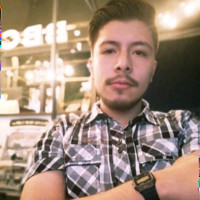
#> input picture Experiment/Source/HaarCascade_/0.jpg, 200 x 200 px, given in place of the camera
$ python MouthHaarCascadeVIdeo.py
#> lines starting #> are read from the running program, lines starting #| are printed output that depends on the picture
import cv2

mouth_cascade = cv2.CascadeClassifier('haarcascade_mcs_mouth.xml')

if mouth_cascade.empty():
  raise IOError('Unable to load the mouth cascade classifier xml file')

cap = cv2.VideoCapture(0)
ds_factor = 0.5

while True:
    ret, frame = cap.read()
#> frame is the input picture: shape (200, 200, 3); mean B, G, R 123.2, 139.5, 162.2
    frame = cv2.resize(frame, None, fx=ds_factor, fy=ds_factor, interpolation=cv2.INTER_AREA)
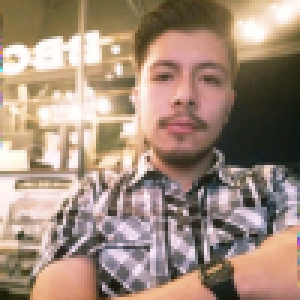
#> frame: shape (100, 100, 3) (shown 3 times larger); mean B, G, R 123.4, 139.6, 162.3
    gray = cv2.cvtColor(frame, cv2.COLOR_BGR2GRAY)
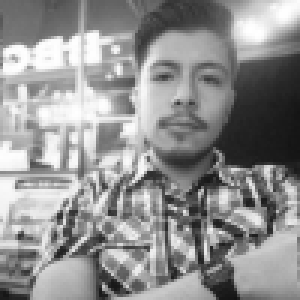
#> gray: shape (100, 100) (shown 3 times larger); min 18, max 255, mean 144.5

    mouth_rects = mouth_cascade.detectMultiScale(gray, 1.7, 11)
#> mouth_rects = ()
    for (x,y,w,h) in mouth_rects:
        y = int(y - 0.15*h)
        cv2.rectangle(frame, (x,y), (x+w,y+h), (0,255,0), 3)
        break
#> this loop made 0 passes

    cv2.imshow('Mouth Detector', frame)

    c = cv2.waitKey(1)
#> (key Esc is pressed here)
    if c == 27:
        break

cap.release()
cv2.destroyAllWindows()

$ run again, on Experiment/Source/HaarCascade_/C.jpg
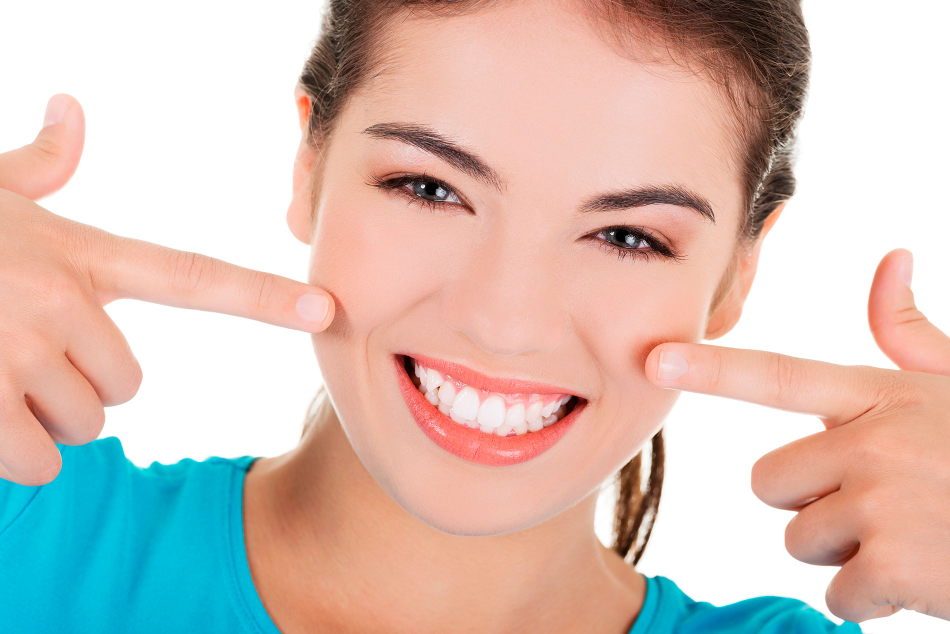
#> input picture Experiment/Source/HaarCascade_/C.jpg, 1900 x 1268 px, given in place of the camera (shown at 1/2 size)
#> frame is the input picture: shape (1268, 1900, 3); mean B, G, R 183.4, 192.5, 211.9
#> `gray = cv2.cvtColor(frame, cv2.COLOR_BGR2GRAY)`:
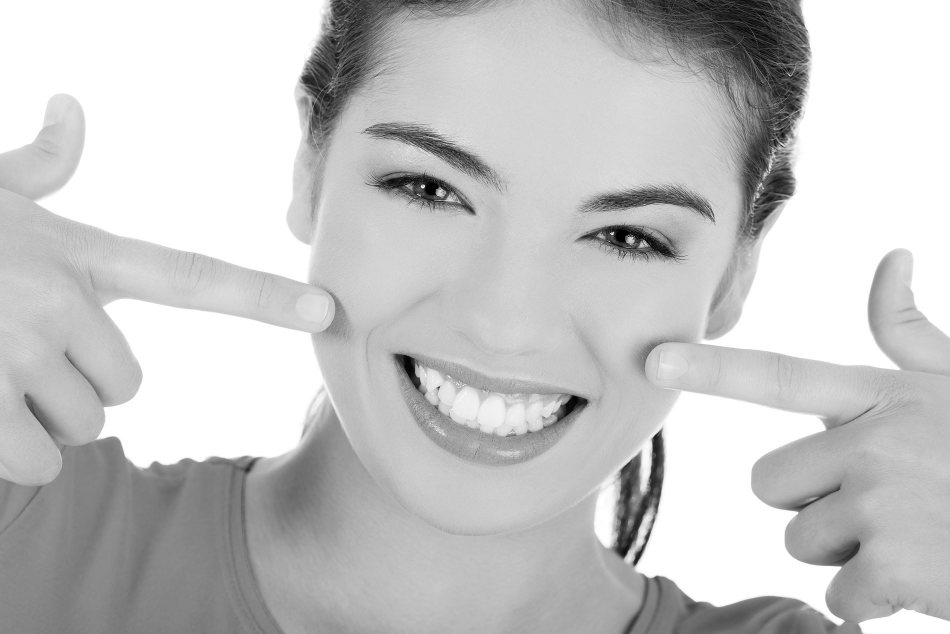
#> gray: shape (634, 950); min 0, max 255, mean 197.3
#> mouth_rects = [[395, 360, 209, 125]]
#> the loop `for (x,y,w,h) in mouth_rects:` made 1 pass
#> (x, y, w, h) on pass 1: (395, 341, 209, 125)
#> after the loop `for (x,y,w,h) in mouth_rects:`:
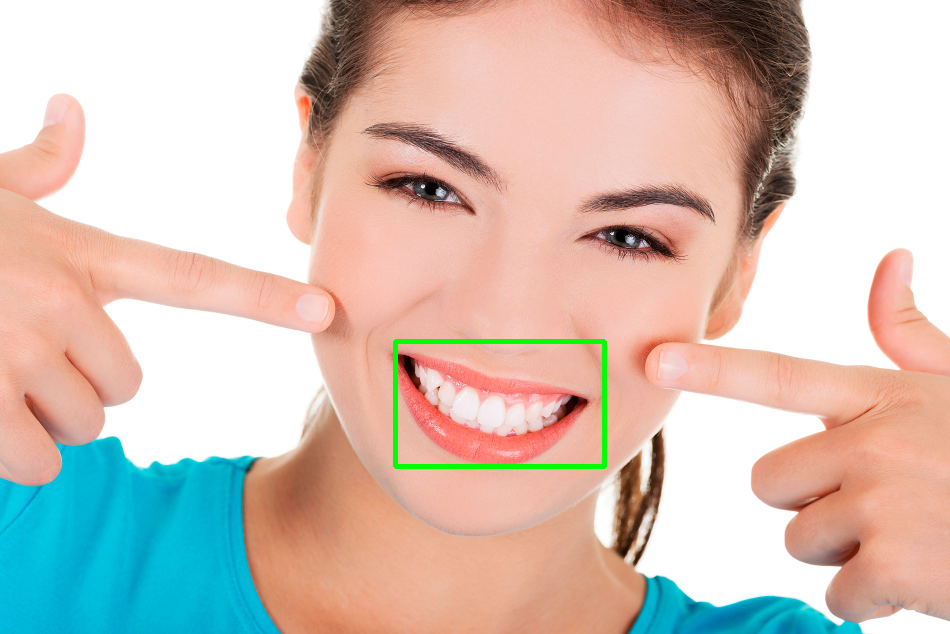
#> frame: shape (634, 950, 3); mean B, G, R 182.6, 193, 210.7

$ run again, on Experiment/Source/HaarCascade_/D.jpg
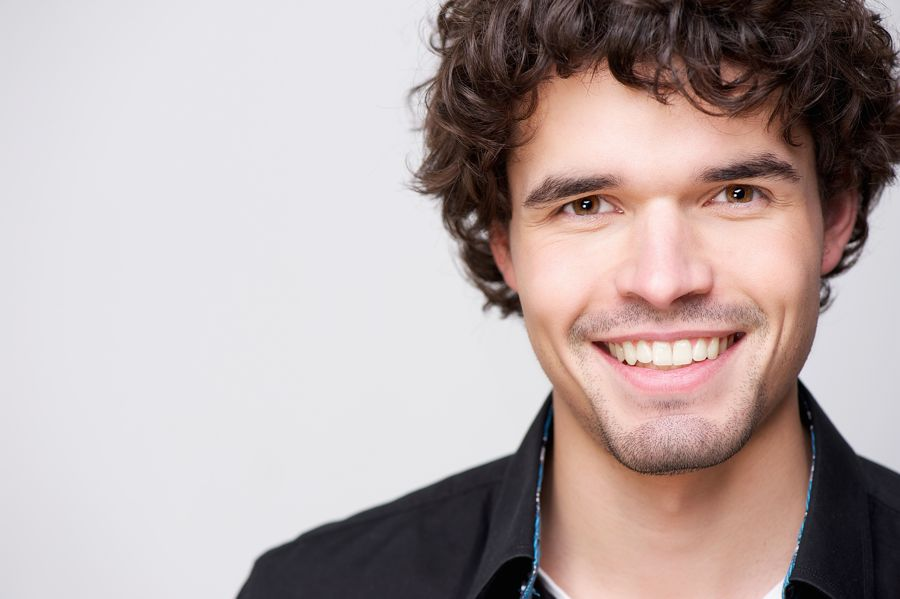
#> input picture Experiment/Source/HaarCascade_/D.jpg, 900 x 599 px, given in place of the camera
#> frame is the input picture: shape (599, 900, 3); mean B, G, R 167.1, 168.1, 182.3
#> `gray = cv2.cvtColor(frame, cv2.COLOR_BGR2GRAY)`:
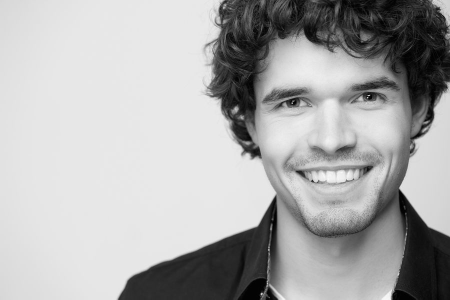
#> gray: shape (300, 450); min 1, max 248, mean 172.3
#> mouth_rects = [[296, 158, 72, 43], [301, 217, 72, 43]]
#> the loop `for (x,y,w,h) in mouth_rects:` made 1 pass
#> (x, y, w, h) on pass 1: (296, 151, 72, 43)
#> after the loop `for (x,y,w,h) in mouth_rects:`:
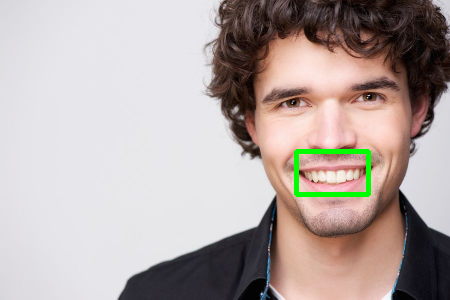
#> frame: shape (300, 450, 3); mean B, G, R 165.8, 169, 180.6

$ run again, on Experiment/Source/HaarCascade_/E.jpg
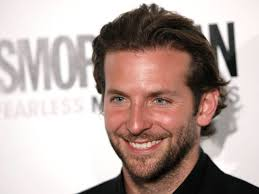
#> input picture Experiment/Source/HaarCascade_/E.jpg, 259 x 194 px, given in place of the camera
#> frame is the input picture: shape (194, 259, 3); mean B, G, R 161.4, 166.4, 183.6
#> `frame = cv2.resize(frame, None, fx=ds_factor, fy=ds_factor, interpolat..`:
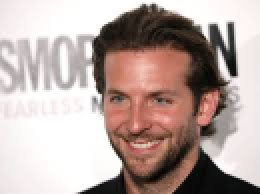
#> frame: shape (97, 130, 3) (shown 2 times larger); mean B, G, R 161.7, 166.7, 183.9
#> `gray = cv2.cvtColor(frame, cv2.COLOR_BGR2GRAY)`:
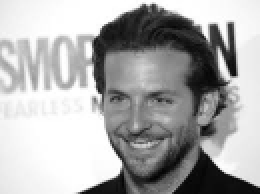
#> gray: shape (97, 130) (shown 2 times larger); min 3, max 255, mean 171.3
#> mouth_rects = ()
